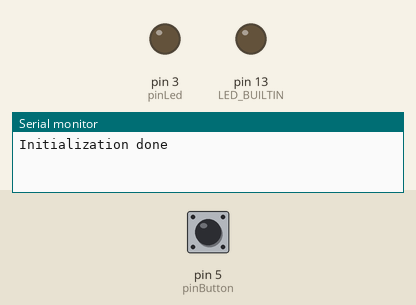
Recording of a sketch running on a simulated Arduino Uno, built with avr-gcc and run on an emulated ATmega328P. On the bench: output pins drawn as LEDs (lit = HIGH), the last lines printed to the serial monitor. Dashed ring = blinking. Inputs (shaded band) come from the test bench; at power-on: pin 5 (pinButton) HIGH.

Above: at 1.2 s.
1.3 s: pin 5 (pinButton) pulled LOW for 3.2 s
At 4.1 s:
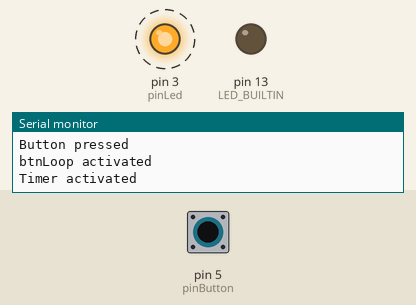
7.5 s: pin 5 (pinButton) pulsed LOW 2 times (0.12 s each, 0.3 s apart)
9.6 s: pin 5 (pinButton) pulled LOW for 0.15 s
At 10.1 s:
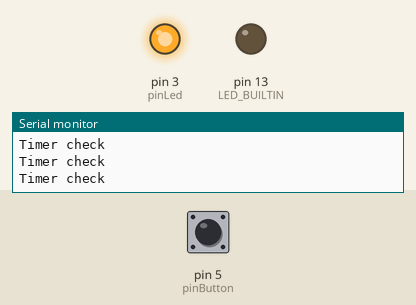
12.7 s: pin 5 (pinButton) pulled LOW for 1 s
At 14.7 s:
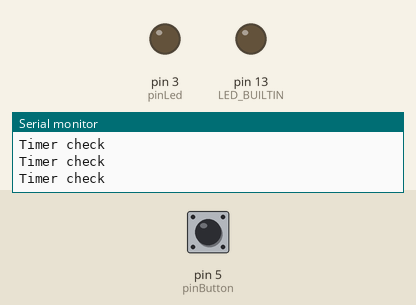
16.7 s: pin 5 (pinButton) pulsed LOW 5 times (0.12 s each, 0.3 s apart)
At 18.7 s:
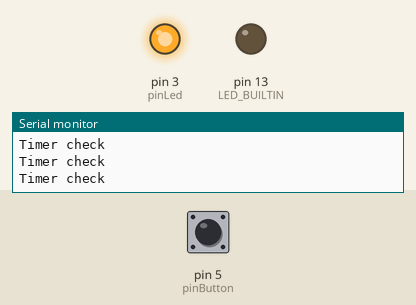
Timing chart, 0 to 20.2 s (numbered marks = the images above; inputs shaded):
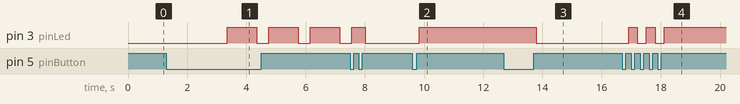

The sketch:

LedLamp.ino
```cpp
const int pinButton = 5;
const int pinLed = 3;  // external led strip lights

int pinLedState = LOW;
int pinButtonState;
int lastButtonState = HIGH;

unsigned long lastDebounceTime = 0;  // the last time the output pin was toggled
unsigned long debounceDelay = 50;    // the debounce time; increase if the output flickers

bool isButtonPressed = false;
unsigned long holdDelay = 2000;
unsigned long holdLastTime = 0;

bool timerIsActivated = false;
unsigned long timerDelay = 30 * 60000; // power off time
unsigned long timerTime = 0;

void setup() {

  pinMode(pinButton, INPUT);
  pinMode(pinLed, OUTPUT);
  pinMode(LED_BUILTIN, OUTPUT);

  digitalWrite(pinLed, pinLedState);
  digitalWrite(LED_BUILTIN, pinLedState);

  Serial.begin(9600);
  Serial.println("Initialization done");
}

void ledSignal() {

  Serial.println("Timer activated");
  timerIsActivated = true;
  timerTime = millis();

  digitalWrite(pinLed, HIGH);
  delay(1000);
  digitalWrite(pinLed, LOW);
  delay(400);
  digitalWrite(pinLed, HIGH);
  delay(1000);
  digitalWrite(pinLed, LOW);
  delay(400);
  digitalWrite(pinLed, HIGH);
  delay(1000);
  digitalWrite(pinLed, LOW);
  delay(400);
  digitalWrite(pinLed, HIGH);
  pinLedState = HIGH;

}

void btnLoop() {
//  Serial.println("btnLoop");

  if (!isButtonPressed) {
    isButtonPressed = true;
    holdLastTime = millis();
    Serial.println("btnLoop activated");
  }

  if (isButtonPressed) {
    if (millis() - holdLastTime > holdDelay) {
      holdLastTime = 0;
      isButtonPressed = false;
      ledSignal();
    }
  }

}

void timerCheck() {

  Serial.println("Timer check");

  if (millis() - timerTime > timerDelay) {
    Serial.println("Timer completed");
    timerTime = 0;
    timerIsActivated = false;
    pinLedState = LOW;
  }
}

void loop() {

  int reading = digitalRead(pinButton);

  if (reading != lastButtonState) {
    lastDebounceTime = millis();
  }

  if ((millis() - lastDebounceTime) > debounceDelay) {

    if ((pinButtonState == LOW) and isButtonPressed) {
      btnLoop();
    }

    if (reading != pinButtonState) {
      pinButtonState = reading;

      if (pinButtonState == LOW) {
        Serial.println("Button pressed");
        btnLoop();
      } else {
        if (isButtonPressed) {
          holdLastTime = 0;
          isButtonPressed = false;
          pinLedState = !pinLedState;
          Serial.print("Led state: ");
          Serial.println(pinLedState);
        }
      }

    }

  }

  lastButtonState = reading;
//===========================================================

  if (timerIsActivated) timerCheck();
  digitalWrite(pinLed, pinLedState);

}
```

Measured:
- after the input at 1.3 s, pin 3 (pinLed): alternates HIGH for 1.0 s and LOW for 0.40 s, starting after 2.1 s
- after the input at 9.6 s, pin 3 (pinLed): LOW → HIGH after 0.24 s
- after the input at 12.7 s, pin 3 (pinLed): HIGH → LOW after 1.1 s
- after the input at 16.7 s, pin 3 (pinLed): alternates HIGH for 0.29 s and LOW for 0.31 s, 5 changes in all, then stays HIGH, starting after 0.21 s
